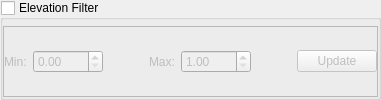
        <widget class="QGroupBox" name="elevationGroup">
         <property name="title">
          <string>Elevation Filter</string>
         </property>
         <property name="checkable">
          <bool>true</bool>
         </property>
         <property name="checked">
          <bool>false</bool>
         </property>
         <layout class="QVBoxLayout">
          <property name="spacing">
           <number>0</number>
          </property>
          <property name="leftMargin">
           <number>0</number>
          </property>
          <property name="topMargin">
           <number>6</number>
          </property>
          <property name="rightMargin">
           <number>0</number>
          </property>
          <property name="bottomMargin">
           <number>0</number>
          </property>
          <item>
           <widget class="QFrame" name="elevationFrame">
            <property name="frameShape">
             <enum>QFrame::StyledPanel</enum>
            </property>
            <property name="frameShadow">
             <enum>QFrame::Raised</enum>
            </property>
            <layout class="QHBoxLayout">
             <property name="margin">
              <number>0</number>
             </property>
             <item>
              <widget class="QLabel" name="label_9">
               <property name="text">
                <string>Min:</string>
               </property>
              </widget>
             </item>
             <item>
              <widget class="QDoubleSpinBox" name="elevationMinSpinBox">
               <property name="minimumSize">
                <size>
                 <width>70</width>
                 <height>0</height>
                </size>
               </property>
              </widget>
             </item>
             <item>
              <spacer>
               <property name="orientation">
                <enum>Qt::Horizontal</enum>
               </property>
               <property name="sizeHint" stdset="0">
                <size>
                 <width>40</width>
                 <height>20</height>
                </size>
               </property>
              </spacer>
             </item>
             <item>
              <widget class="QLabel" name="label_14">
               <property name="text">
                <string>Max:</string>
               </property>
              </widget>
             </item>
             <item>
              <widget class="QDoubleSpinBox" name="elevationMaxSpinBox">
               <property name="minimumSize">
                <size>
                 <width>70</width>
                 <height>0</height>
                </size>
               </property>
               <property name="minimum">
                <double>1.000000000000000</double>
               </property>
              </widget>
             </item>
             <item>
              <spacer>
               <property name="orientation">
                <enum>Qt::Horizontal</enum>
               </property>
               <property name="sizeHint" stdset="0">
                <size>
                 <width>40</width>
                 <height>20</height>
                </size>
               </property>
              </spacer>
             </item>
             <item>
              <widget class="QPushButton" name="elevationUpdateButton">
               <property name="text">
                <string>Update</string>
               </property>
              </widget>
             </item>
            </layout>
           </widget>
          </item>
         </layout>
        </widget>
